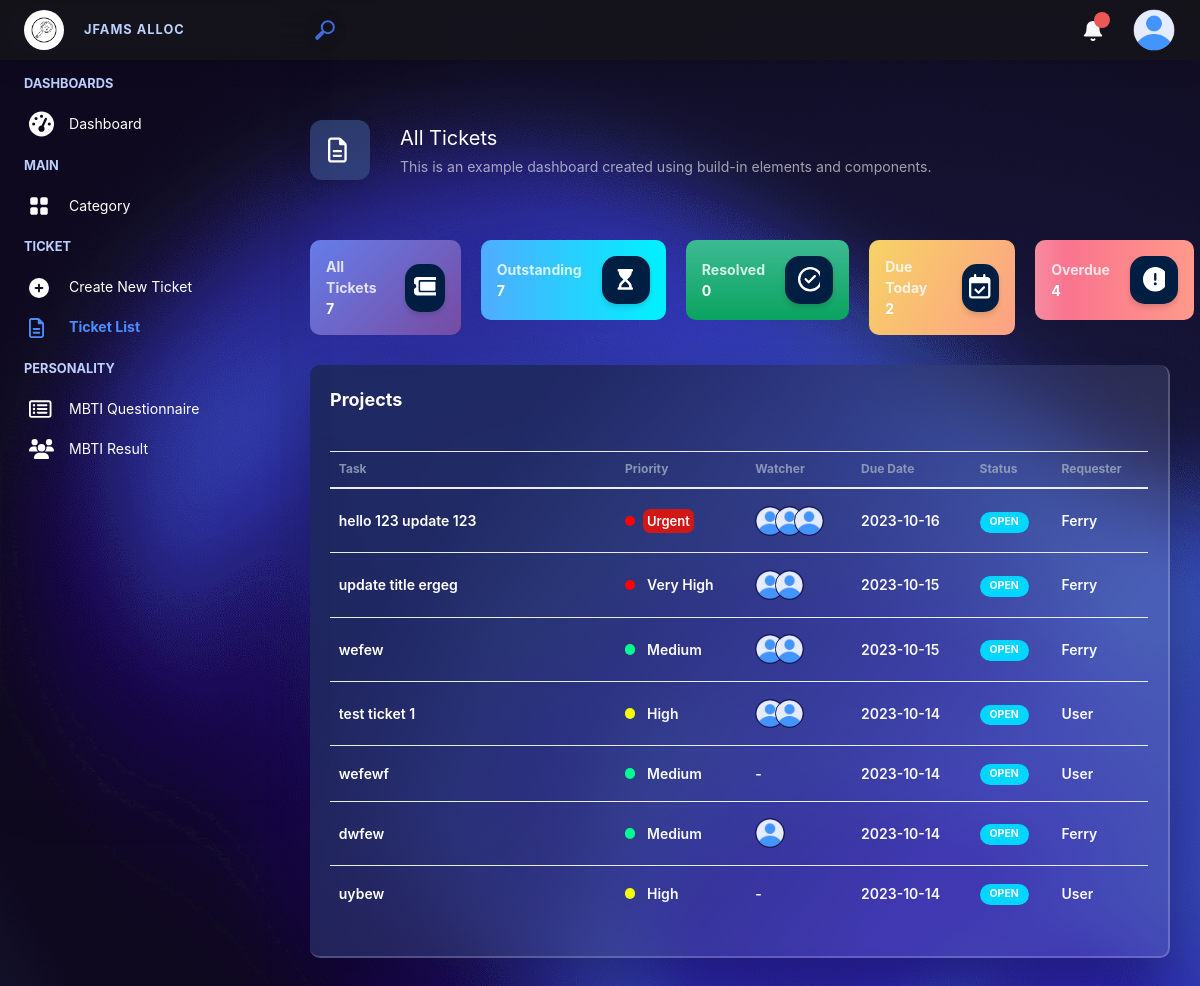
The page /ticket_list/all (signed in) on the database its author committed.
### capstone/models.py (models this page shows, shortened)
class Ticket(models.Model):
    ticket_title = models.CharField(max_length=80)
    description = models.TextField()
    category = models.ForeignKey(Category, on_delete=models.CASCADE, related_name="ticket_category", null=True)
    priority = models.IntegerField(default=1, choices=PRIORITY)
    requester = models.ForeignKey(User, on_delete=models.CASCADE, related_name="requester")
    watcher = models.ManyToManyField(User, related_name="watcher", blank=True, null=True)
    assigned_to = models.ManyToManyField(User, related_name="assigned_to_user", blank=True, null=True)
    status = models.IntegerField(default=0)
    due_date = models.DateField(blank=True, null=True)
    is_finished = models.BooleanField(default=False)
    create_date = models.DateTimeField(blank=True, null=True)
    modify_date = models.DateTimeField(blank=True, null=True)
    def ticket_title_slug(self):
        return self.ticket_title.replace(' ', '-')

class User(AbstractUser):
    img_profile = models.CharField(max_length=100, null=True, blank=True)
    address = models.TextField(null=True, blank=True)
    is_manager = models.BooleanField(default=False)
    dept = models.IntegerField(null=True, blank=True)

### capstone/views.py (the view, shortened to what this page needs)
# urls.py: path("ticket_list/<ticket_name>", views.ticketList, name="ticket_list"),
@login_required
def ticketList(request, ticket_name):
    userId = request.user.id
    try:
        user = User.objects.get(pk=userId)
    except User.DoesNotExist:
        user = ""
    if user:
        if user.is_manager:
            tickets = getTickets(ticket_name, True).order_by('-due_date')
            outstanding = getTickets("outstanding", True)
            allTicket = getTickets("all", True)
            resolved = getTickets("resolved", True)
            dueToday = getTickets("due_today", True)
            overdue = getTickets("overdue", True)
    return render(request, "capstone/ticket/ticket_list.html", {
        "titleHeader": ticket_name.replace("_", " "),
        "tickets": tickets,
        "allTicket" : len(allTicket),
        "outstanding" : len(outstanding),
        "resolved" : len(resolved),
        "dueToday" : len(dueToday),
        "overdue" : len(overdue),
        "iconTitle": ICONS[3],
        "titleHeader": ticket_name.replace("_", " ").capitalize() + " Tickets" ,
        "subTitleHeader": "This is an example dashboard created using build-in elements and components."
    })

### capstone/templatetags/custom_filter.py (called while the page is built)
@register.filter
def getPriority(value):
    value = priority.get(value)
    return value

@register.filter
def removeHypens(value):
    newValue = priority.get(value)
    return newValue.replace("-", " ").replace("pr", "")

@register.filter
def getStatus(value):
    return status.get(value)[0]

@register.filter
def getCSSStatus(value):
    return status.get(value)[1]

### capstone/templates/capstone/ticket/ticket_list.html (shortened to what this page needs)
{% extends 'capstone/layout.html' %}
{% load custom_filter %}
{% block body %}
<div class="mb30" style="display: flex; width: calc(100% + 24px); gap: 20px;">
    <a href="{% url 'ticket_list' 'all' %}" class="task-card">
        <div class="card widget-content bg-plum-plate  b-rad10">
            <div class="widget-content-wrapper text-white" style="gap: 20px;">
                <div class="widget-content-left">
                    <div class="widget-heading">All Tickets</div>
                    <div class="widget-subheading">{{ allTicket }}</div>
                </div>
                <div class="icon-overlay-card">
                </div>
            </div>
        </div>
    </a>
    <a href="{% url 'ticket_list' 'outstanding' %}" class="task-card">
        <div class="card widget-content bg-malibu-beach b-rad10">
            <div class="widget-content-wrapper text-white" style="gap: 20px;">
                <div class="widget-content-left">
                    <div class="widget-heading">Outstanding</div>
                    <div class="widget-subheading">{{ outstanding }}</div>
                </div>
                <div class="icon-overlay-card">
                </div>
            </div>
        </div>
    </a>
    <a href="{% url 'ticket_list' 'resolved' %}" class="task-card">
        <div class="card widget-content bg-grow-early b-rad10">
            <div class="widget-content-wrapper text-white" style="gap: 20px;">
                <div class="widget-content-left">
                    <div class="widget-heading">Resolved</div>
                    <div class="widget-subheading">{{ resolved }}</div>
                </div>
                <div class="icon-overlay-card">
                    <svg viewBox="0 0 460 560" style="fill: #fff; width: 22px;">
                        <path d="M256 48a208 208 0 1 1 0 416 208 208 0 1 1 0-416zm0 464A256 256 0 1 0 256 0a256 256 0 1 0 0 512zM369 209c9.4-9.4 9.4-24.6 0-33.9s-24.6-9.4-33.9 0l-111 111-47-47c-9.4-9.4-24.6-9.4-33.9 0s-9.4 24.6 0 33.9l64 64c9.4 9.4 24.6 9.4 33.9 0L369 209z"/>
                    </svg>
                </div>
            </div>
        </div>
    </a>
    <a href="{% url 'ticket_list' 'due_today' %}" class="task-card">
        <div class="card widget-content bg-sunny-morning b-rad10">
            <div class="widget-content-wrapper text-white" style="gap: 20px;">
                <div class="widget-content-left">
                    <div class="widget-heading">Due Today</div>
                    <div class="widget-subheading">{{ dueToday }}</div>
                </div>
                <div class="icon-overlay-card">
                </div>
            </div>
        </div>
    </a>
    <a href="{% url 'ticket_list' 'overdue' %}" class="task-card">
        <div class="card widget-content bg-strong-bliss b-rad10">
            <div class="widget-content-wrapper text-white" style="gap: 20px;">
                <div class="widget-content-left">
                    <div class="widget-heading">Overdue</div>
                    <div class="widget-subheading">{{ overdue }}</div>
                </div>
                <div class="icon-overlay-card">
                    <svg viewBox="0 0 460 560" style="fill: #fff; width: 22px;">
                        <path d="M256 512A256 256 0 1 0 256 0a256 256 0 1 0 0 512zm0-384c13.3 0 24 10.7 24 24V264c0 13.3-10.7 24-24 24s-24-10.7-24-24V152c0-13.3 10.7-24 24-24zM224 352a32 32 0 1 1 64 0 32 32 0 1 1 -64 0z"/>
                    </svg>
                </div>
            </div>
        </div>
    </a>
</div>
<div class="container-card dash-card mt20 mb50">
    <div style="padding: 20px;">
        <div class="app-card__header_title" style="margin-bottom: 2.25rem;">
            Projects
        </div>
        <div class="app-card__body">
            <table class="table">
                <thead>
                    <tr>
                        <th class="table-th-header" scope="col" style="width:35%;">Task</th>
                        <th class="table-th-header" scope="col">Priority</th>
                        <th class="table-th-header" scope="col">Watcher</th>
                        <th class="table-th-header" scope="col">Due Date</th>
                        <th class="table-th-header" scope="col">Status</th>
                        <th class="table-th-header" scope="col">Requester</th>
                    </tr>
                </thead>
                <tbody>
                    {% for ticket in tickets %}
                    <tr>
                        <td style="font-size: 0.875rem; font-weight: 600;">
                            <a href="{% url 'ticket_detail' ticket.id ticket.ticket_title_slug %}" style="display: -webkit-box;
                            overflow: hidden;
                            -webkit-line-clamp: 2;
                            -webkit-box-orient: vertical;
                            white-space: pre-wrap;" data-toggle="tooltip" data-title="{{ticket.ticket_title}}">{{ ticket.ticket_title }}</a>
                        </td>
                        <td style="font-size: 0.875rem; text-transform: capitalize; font-weight: 600;">
                            <i class="cc-priority {{ticket.priority|getPriority}}"></i>
                            <span>{{ ticket.priority|removeHypens }}</span>
                        </td>
                        <td>
                            <div class="css-xgstl5">
                                {% if ticket.watcher.all %}
                                    {% for user in ticket.watcher.all %}
                                    <div class="css-1wdn32l" data-toggle="tooltip" data-title="{{user.username}}">
                                        {% if user.img_profile %}
                                        <img  class="rounded-circle css-u226zh" src="/static/{{user.img_profile}}" alt="">
                                        {% else %}
                                        <img  class="rounded-circle css-u226zh" src="/static/images/user-icon.png" alt="">
                                        {% endif %}
                                    </div>
                                    {% endfor %}
                                {% else %}
                                <div style="font-size: 0.875rem; text-transform: capitalize; font-weight: 600; color: #fff;">-</div>
                                {% endif %}
                            </div>
                        </td>
                        <td style="font-size: 0.875rem; text-transform: capitalize; font-weight: 600;">
                            {% if ticket.due_date %}
                                {{ ticket.due_date|date:"Y-m-d" }}
                            {% else %}
                                -
                            {% endif %}
                        </td>
                        <td style="font-size: 0.875rem; text-transform: capitalize; font-weight: 600;">
                            <span class="badge rounded-pill {{ticket.status|getCSSStatus}}">{{ticket.status|getStatus}}</span>
                        </td>
                        <td style="font-size: 0.875rem; text-transform: capitalize; font-weight: 600;">
                            {{ ticket.requester.username }}
                        </td>
                    </tr>
                    {% endfor %}
                </tbody>
            </table>
        </div>
    </div>
</div>
{% endblock %}

### capstone/static/css/styles.css (style rules this page uses)
:root { --theme-bg-color: rgba(16 18 27 / 40%); --border-color: rgba(113 119 144 / 25%); --text-color: rgb(255, 255, 255); --theme-color: #f9fafb; --inactive-color: rgb(113 119 144 / 78%); --body-font: "Plus Jakarta Display", Helvetica, Arial, sans-serif; --hover-menu-bg: rgba(12 15 25 / 30%); --content-title-color: #999ba5; --content-bg: rgb(146 151 179 / 13%); --button-inactive: rgb(249 250 251 / 55%); --dropdown-bg: #21242d; --dropdown-hover: rgb(42 46 60); --popup-bg: rgb(22 25 37); --search-bg: #14162b; --overlay-bg: rgba(36, 39, 59, 0.3); --scrollbar-bg: rgb(1 2 3 / 40%); --dark: #34495e; --light: #fff; --success: #0abf30; --error: #f24d4c; --warning: #e9bd0c; --info: #3498db; }
a { text-decoration: none !important; color: #fff !important; outline: none !important; }
i { color: #f4f4f4; }
body { overflow-x: hidden !important; overflow-y: scroll !important; background: #000; margin: 0; font-family: -apple-system, BlinkMacSystemFont, "Segoe UI", Roboto, "Helvetica Neue", Arial, "Noto Sans", sans-serif, "Apple Color Emoji", "Segoe UI Emoji", "Segoe UI Symbol", "Noto Color Emoji"; font-size: .88rem; font-weight: 400; line-height: 1.5; color: rgb(73, 80, 87); text-align: left; background-image: url(../images/body-background.png) !important; background-size: cover; }
.container-card { background: linear-gradient(127.09deg, rgb(31 40 95 / 94%) 19.41%, rgb(209 212 225 / 13%) 76.65%) border-box; border-radius: 10px; backdrop-filter: blur(5px); box-shadow: 0 25px 45px rgb(0 0 0 / 24%); border-right: 2px solid rgba(255, 255, 255, 0.2); border-bottom: 2px solid rgba(255, 255, 255, 0.2); }
.dash-card { display: flex; flex-direction: column; }
.app-card__header_title { font-size: 1.125rem; line-height: 1.625; font-weight: 700; color: var(--text-color); }
table, tbody>tr>td { color: var(--theme-color) !important; }
.table-th-header { width: auto; padding: 12px 24px 10px; font-size: 0.75rem; border-bottom: 0.0625rem solid rgb(135 145 162); opacity: 0.8; color: rgb(160, 174, 192); padding-left: 6px; }
.icon-overlay-card { width: 3rem; height: 3rem; margin-left: auto; display: flex; -webkit-box-pack: center; justify-content: center; -webkit-box-align: center; align-items: center; opacity: 1; background: rgb(0, 30, 65); color: rgb(255, 255, 255); border-radius: 0.9375rem; box-shadow: rgba(20, 20, 20, 0.12) 0rem 0.25rem 0.375rem -0.0625rem, rgba(20, 20, 20, 0.07) 0rem 0.125rem 0.25rem -0.0625rem; }
.cc-priority { display: inline-block; width: 0.65rem; height: 0.65rem; margin-right: 8px; border-radius: 50%; }
.css-1wdn32l { display: flex; -webkit-box-align: center; align-items: center; -webkit-box-pack: center; justify-content: center; border-radius: 50%; overflow: hidden; user-select: none; transition: all 200ms ease-in-out 0s; background: transparent; font-weight: 700; width: 1.85rem; height: 1.85rem; border: 0.5px solid rgb(18, 18, 65); cursor: pointer; position: relative; }
.css-1wdn32l:not(:first-of-type) { margin-left: -10px; }
.css-xgstl5 { display: flex; padding-top: 8px; padding-bottom: 8px; opacity: 1; background: transparent; color: rgb(52, 71, 103); }
.css-u226zh { width: 100%; text-align: center; object-fit: cover; color: transparent; text-indent: 10000px; height: auto; }
.medium-pr { background: rgb(0, 255, 145); }
.high-pr { background: rgb(242, 255, 0); }
.very-high-pr, .urgent-pr { background: rgb(255 0 0); }
.urgent-pr~span { background: #d21717; padding: 4px; border-radius: 7px; font-size: 13px; margin-left: -4px; }
.bg-pill-open { background: rgb(0, 214, 255) !important; }
svg { transition: all 0.3s; }

### capstone/static/css/utilise.css (style rules this page uses)
.mt20 { margin-top: 20px; }
.mb30 { margin-bottom: 30px; }
.mb50 { margin-bottom: 50px; }
.b-rad10 { border-radius: 10px; }

### rows shown on the page
Ticket: ticket_title "hello 123 update 123", priority|removeHypens "Urgent", due_date "2023-10-16", status|getStatus "OPEN", requester.username "Ferry"
Ticket: ticket_title "update title ergeg", priority|removeHypens "Very High", due_date "2023-10-15", status|getStatus "OPEN", requester.username "Ferry"
Ticket: ticket_title "wefew", priority|removeHypens "Medium", due_date "2023-10-15", status|getStatus "OPEN", requester.username "Ferry"
Ticket: ticket_title "test ticket 1", priority|removeHypens "High", due_date "2023-10-14", status|getStatus "OPEN", requester.username "User"
Ticket: ticket_title "wefewf", priority|removeHypens "Medium", due_date "2023-10-14", status|getStatus "OPEN", requester.username "User"
Ticket: ticket_title "dwfew", priority|removeHypens "Medium", due_date "2023-10-14", status|getStatus "OPEN", requester.username "Ferry"
Ticket: ticket_title "uybew", priority|removeHypens "High", due_date "2023-10-14", status|getStatus "OPEN", requester.username "User"

### other values the page prints
{{ titleHeader }} "All Tickets"
{{ subTitleHeader }} "This is an example dashboard created using build-in elements and components."
{{ allTicket }} "7"
{{ outstanding }} "7"
{{ resolved }} "0"
{{ dueToday }} "2"
{{ overdue }} "4"
